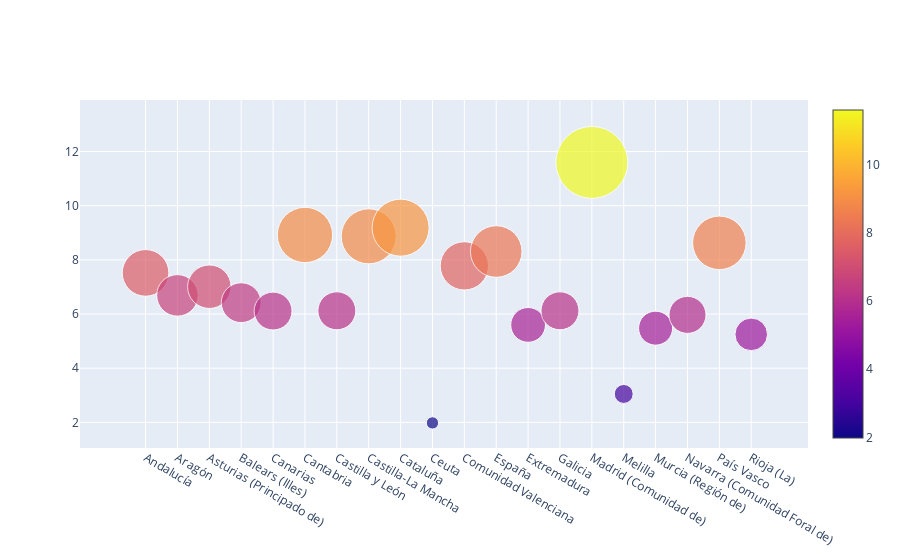

Write notebook code for a chart like this one.
### Code cell
size = big_data_sp['Total año 2019']

fig = go.Figure(data=[go.Scatter(
    x=big_data_sp['Áreas Geográficas'],
    y=big_data_sp['Total año 2019'],
    mode='markers',
    marker=dict(
        color= big_data_sp['Total año 2019'],
        size=size,
        sizeref=2.*max(size)/(12.**2),        
        showscale=True
        )       
)]
)

fig.show()

### Figure 1 — Plotly figure (JSON) as saved in the notebook; plotly's stock layout.template omitted (floating-point values rounded to 4 significant figures)
{"data": [{"marker": {"color": [7.52, 6.69, 7.01, 6.42, 6.11, 8.92, 6.12, 8.87, 9.19, 1.98, 7.78, 8.31, 5.6, 6.12, 11.6, 3.05, 5.48, 5.97, 8.63, 5.25], "showscale": true, "size": [7.52, 6.69, 7.01, 6.42, 6.11, 8.92, 6.12, 8.87, 9.19, 1.98, 7.78, 8.31, 5.6, 6.12, 11.6, 3.05, 5.48, 5.97, 8.63, 5.25], "sizeref": 0.1611}, "mode": "markers", "type": "scatter", "x": ["Andalucía", "Aragón", "Asturias (Principado de)", "Balears (Illes)", "Canarias", "Cantabria", "Castilla y León", "Castilla-La Mancha", "Cataluña", "Ceuta", "Comunidad Valenciana", "España", "Extremadura", "Galicia", "Madrid (Comunidad de)", "Melilla", "Murcia (Región de)", "Navarra (Comunidad Foral de)", "País Vasco", "Rioja (La)"], "y": [7.52, 6.69, 7.01, 6.42, 6.11, 8.92, 6.12, 8.87, 9.19, 1.98, 7.78, 8.31, 5.6, 6.12, 11.6, 3.05, 5.48, 5.97, 8.63, 5.25]}], "layout": {}}
